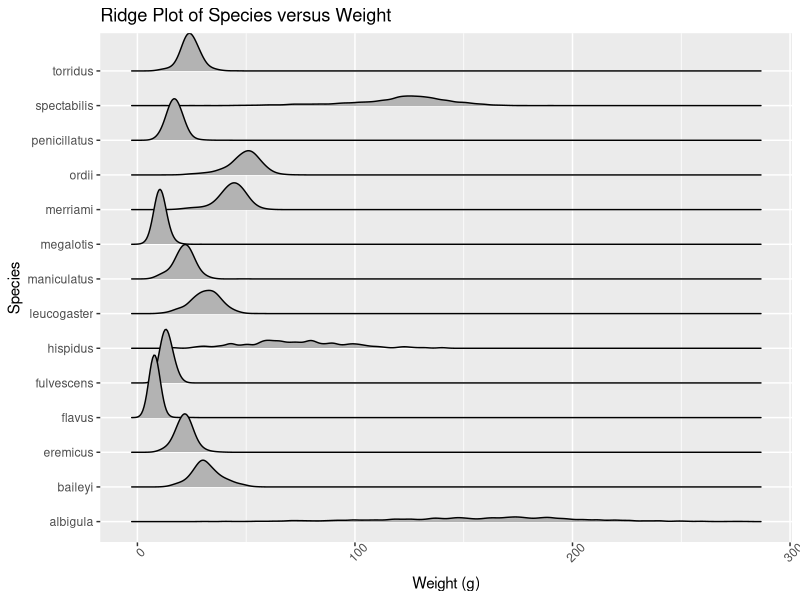
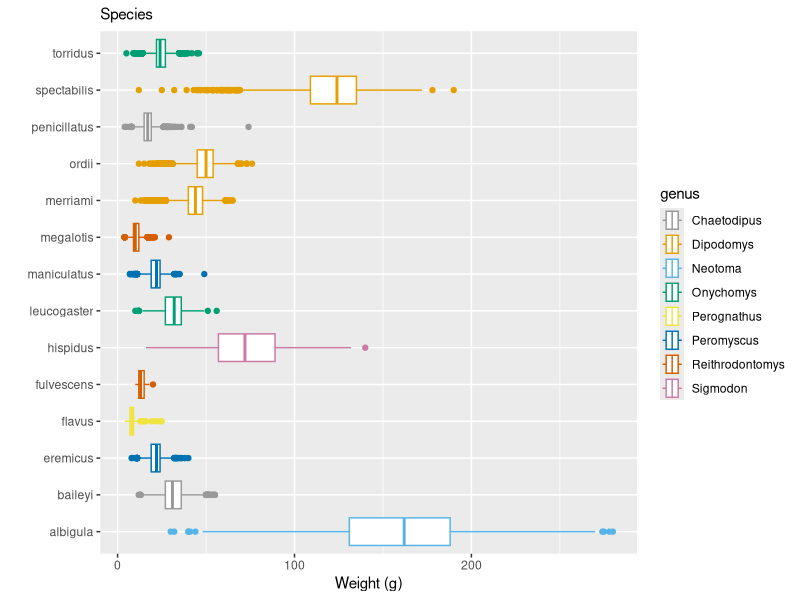
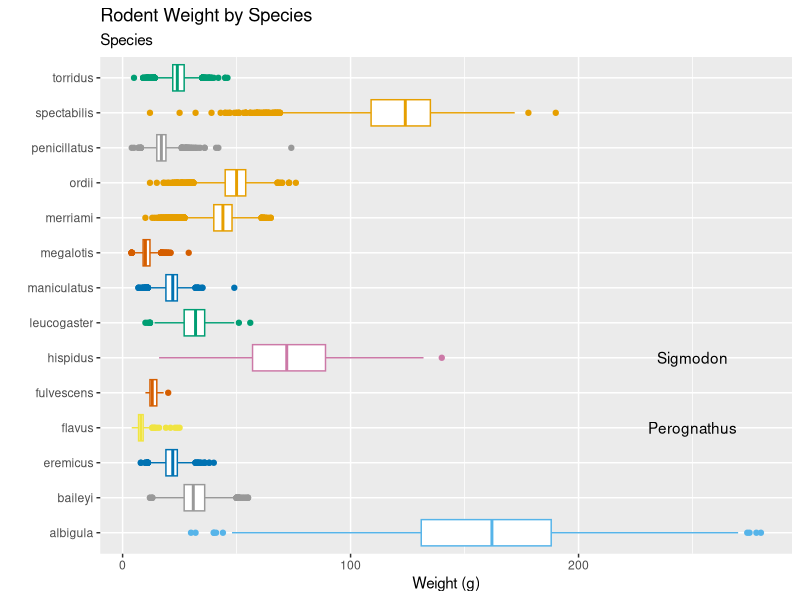

These charts were generated, in order, by the following R code:
## ---- chunk 1
#| label: setup
#| message: false

library(tidyverse)
library(ggridges)

surveys <- read_csv(here::here("data", "surveys.csv"))
## ---- chunk 2
#| label: Ridge Plot

ggplot(data = surveys,
       mapping = aes(y = species,
                     x = weight)) +
  geom_density_ridges() +
  labs(y = "Species",
       x = "Weight (g)",
       title = "Ridge Plot of Species versus Weight") +
  theme(axis.text.x = element_text(angle = 45))
## ---- chunk 3
#| echo: true
#| label: example-manual-colors

# A vector of a RG color deficient friendly palette with gray:
cdPalette_grey <- c("#999999", "#E69F00", "#56B4E9", "#009E73", "#F0E442", "#0072B2", "#D55E00", "#CC79A7")

# A vector of a RG color deficient friendly palette with black:
cdPalette_blk <- c("#000000", "#E69F00", "#56B4E9", "#009E73", "#F0E442", "#0072B2", "#D55E00", "#CC79A7")
## ---- chunk 4
#| include: false
surveys |> 
  ggplot(aes(x = weight, y = species, color = genus)) +
  geom_boxplot() +
  scale_color_manual(values = cdPalette_grey) +
  labs(x = "Weight (g)", y = "", subtitle = "Species", legend = "Genus")
## ---- chunk 5
#| echo: true
#| label: example-annotation

ggplot(data = surveys, 
       mapping = aes(y = species,
                     x = weight,
                     color = genus)) +
  geom_boxplot() +
  scale_color_manual(values = cdPalette_grey) + 
  annotate("text", y = 6, x = 250, label = "Sigmodon") +
  annotate("text", y = 4, x = 250, label = "Perognathus") +
  theme(legend.position = "none") +
  labs(x = "Weight (g)",
       y = "",
       subtitle = "Species",
       title = "Rodent Weight by Species")
